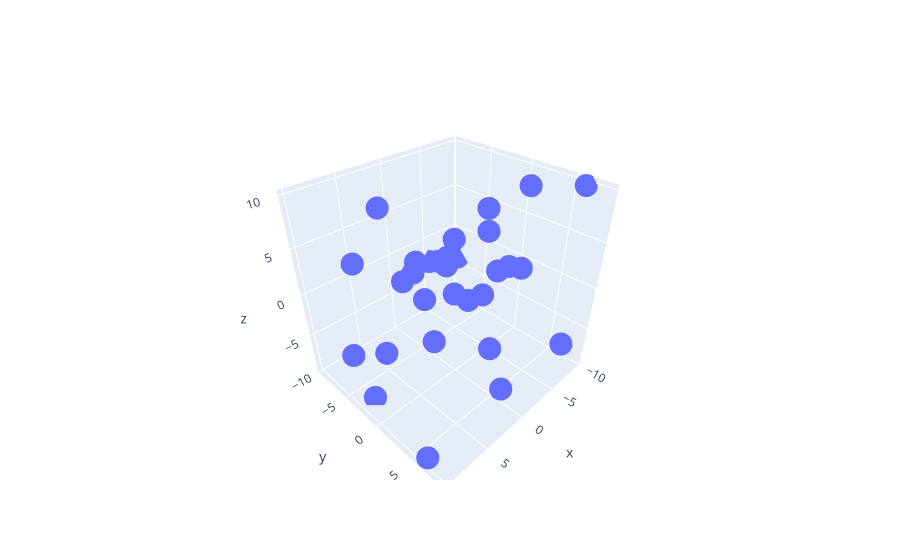

Source (notebook cell):
### Code cell
fig=plt.figure()
ax=fig.add_subplot(projection='3d')
fig = go.Figure(data=[go.Scatter3d(x=df5['X'],y=df5['Y'],z=df5['Z'],mode='markers')])
fig.show()
